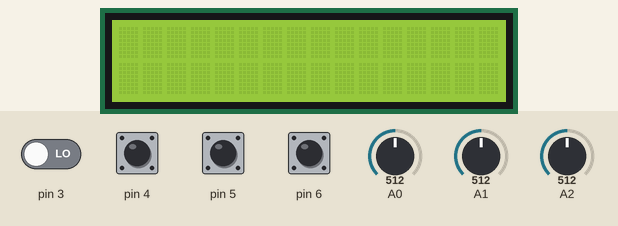
Simulated run of this sketch. Board: Arduino Uno, built with avr-gcc and run on an emulated ATmega328P. Shown: 16×2 character LCD. Inputs (shaded band) come from the test bench; at power-on: pin 4–6 HIGH, pin 3 LOW, A2 = 512, A0 = 512, A1 = 512.

Above: at 1.2 s.
1.3 s: pin 3 driven HIGH
At 1.72 s:
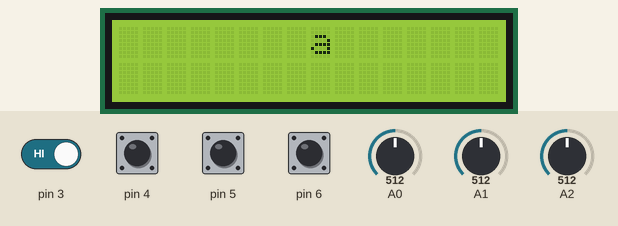
4.3 s: A2 set to 807
5.8 s: A2 set to 834
8.4 s: pin 6 pulled LOW for 0.25 s
At 8.77 s:
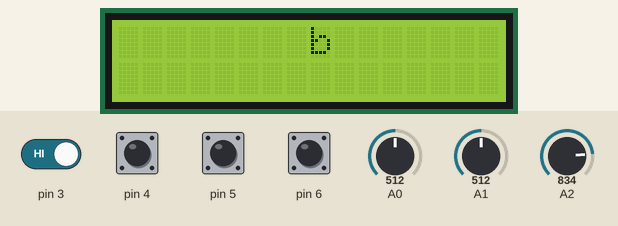
At 9.37 s:
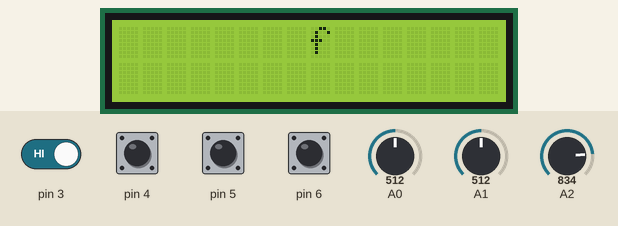
10.8 s: A0 set to 560
13.2 s: A0 set to 593
At 18.67 s:
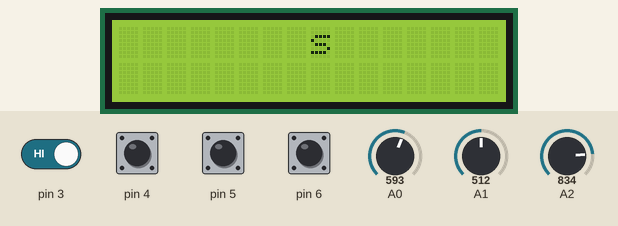

Measured:
- the behaviour switches between 575 and 576 on A0 (found by bisection; images 3 and 4)
- after the input at 1.3 s, the display: changes after 0.27 s (image 1)
- after the input at 13.2 s, the display: first changes at once (image 4 shows a later state)
- what the display in image 4 shows lasts 0.4 s, from 18.5 s to 18.9 s

The sketch:

aaron_barlow_exam_2.ino
```cpp
#include <LiquidCrystal.h>

class TextEditor {
  // Pins
  int pot_pin;
  int x_pin;
  int y_pin;
  int select_pin;
  int uppercase_pin;
  int lowercase_pin;
  int delete_pin;

  // Text editor values
  const int num_rows = 2;
  const int max_chars = 16;
  const int blink_duration = 300;
  unsigned long time_between_blink;
  boolean blinking = false;
  const int cursor_duration = 150;
  unsigned long time_between_cursor_change;
  int current_row = 0;
  int current_col = 0;
  int text_array[2][16];
  const int num_allowed_chars = 66;
  const int allowed_chars[67] = { 97, 98, 99, 100, 101, 102, 103, 104, 105, 106, 107, 108, 109, 110, 111, 112, 113, 114, 115, 116, 117, 118, 119, 120, 121, 122,
                                  65, 66, 67, 68, 69, 70, 71, 72, 73, 74, 75, 76, 77, 78, 79, 80, 81, 82, 83, 84, 85, 86, 87, 88, 89, 90,
                                  48, 49, 50, 51, 52, 53, 54, 55, 56, 57, 33, 44, 46, 63, 32 };
  int current_char_index = 0;
  const int blank_char = 32;
  const int block_char = 255;
  const int null_char = 0;

  // LCD
  LiquidCrystal* lcd;

  public:
    // Constructor
    TextEditor(int _pot_pin, int _x_pin, int _y_pin, int _select_pin, int _uppercase_pin, int _lowercase_pin, int _delete_pin, LiquidCrystal* _lcd) {
      // Set the variables
      pot_pin = _pot_pin;
      x_pin = _x_pin;
      y_pin = _y_pin;
      select_pin = _select_pin;
      uppercase_pin = _uppercase_pin;
      lowercase_pin = _lowercase_pin;
      delete_pin = _delete_pin;
      lcd = _lcd;
      time_between_blink = millis();
      time_between_cursor_change = millis() + cursor_duration;

      // Set the default text array values to the null character
      for(int j = 0; j < num_rows; j++) {
        for(int i = 0; i < max_chars; i++) {
          text_array[j][i] = null_char;
        }
      }

      // Set LCD's columns and rows
      lcd->begin(max_chars, 2);

      // Set the pin modes
      pinMode(select_pin, INPUT_PULLUP);
      pinMode(uppercase_pin, INPUT_PULLUP);
      pinMode(lowercase_pin, INPUT_PULLUP);
    }

    // Update everything required to use the text editor
    void update() {
      // Handle the row, column, and character (i.e where the cursor is)
      handle_cursor();
      // Handle the blink
      handle_blink();
      // Handle the whether the current character was selected
      character_selection();
      // Handle the uppercase button selection
      uppercase_selection();
      // Handle the lowercase button selection
      lowercase_selection();
      // Handle the delete button selection
      delete_selection();
    }

    // After wait some time to prevent unperceivable changes,
    // Get the row, column, and the current character to display
    void handle_cursor() {
      // When the alloted time has elapsed
      if(millis() - time_between_cursor_change >= cursor_duration) {
        // Update the row, column, and character
        get_row();
        get_column();
        get_character();
        // Update the last time the cursor changes occured
        time_between_cursor_change = millis();
      }
    }

    // Update the current cursor position so that the user can "see" where
    // the cursor located. This is accomplished by replacing the current
    // character is with a blank character, waiting, then placing the character back.
    void handle_blink() {
      // When the alloted time has elapsed
      if(millis() - time_between_blink >= blink_duration) {
        // Set row and column respectively
        lcd->setCursor(current_col, current_row);

        // When the blinking is on
        if(blinking) {
          // When the current character is a space
          if(allowed_chars[current_char_index] == 32) {
            // Print the block character
            lcd->print(char(block_char));
          } else { // The character is not a space
            // Print the blank character
            lcd->print(char(blank_char));
          }
        } else { // otherwise, blinking is off
          // Display the current selected character
          lcd->print(char(allowed_chars[current_char_index]));
        }

        // Change the state of the blinker
        blinking = !blinking;
        // Update the last time the blink occured
        time_between_blink = millis();
      }
    }

    // When the select button is pressed, set the current character
    // as the character for that position. Then, increment the
    // current column by one so we can set the next the character.
    void character_selection() {
      // When the select button has been pressed
      if(digitalRead(select_pin) == LOW) {
        // Place the current selected character in the text array at the cursor position
        text_array[current_row][current_col] = allowed_chars[current_char_index];

        // Set the cursor position
        lcd->setCursor(current_col, current_row);
        // Then, solidify the placement of the current character
        lcd->print(char(text_array[current_row][current_col]));

        // Reset the current character (i.e. 'a')
        current_char_index = 0;

        // Prevent the current column index from every going
        // past the text array by checking if we might go past
        if(current_col <= max_chars - 1) {
          // Move the current column position by 1
          current_col += 1;
        }

        // Update the cursor position
        change_cursor_position();
        delay(300);
      }
    }

    // When the uppercase button is pressed, change all characters
    // to uppercase unless they are not a lower case character.
    void uppercase_selection() {
      // When the uppercase button has been pressed
      if(digitalRead(uppercase_pin) == LOW) {

        // Iterate over the 2D text array
        for(int j = 0; j < num_rows; j++) {
          for(int i = 0; i < max_chars; i++) {
            // When the text array's characters are between 97 and 122 (an uppercase letter)
            if(text_array[j][i] >= 97 && text_array[j][i] <= 122) {
              // Subtract 32 so that the uppercase character becomes lowercase
              text_array[j][i] -= 32;
              // Set the cursor position
              lcd->setCursor(i, j);
              // Update the character displayed on the screen
              lcd->print(char(text_array[j][i]));
            }
          }
        }

        // Wait a bit so we don't rerun this block
        delay(200);
      }
    }

    // When the lowercase button is pressed, change all characters
    // to lowercase unless they are not an uppercased character.
    void lowercase_selection() {
      // When the lowercase button has been pressed
      if(digitalRead(lowercase_pin) == LOW) {

        // Iterate over the 2D text array
        for(int j = 0; j < num_rows; j++) {
          for(int i = 0; i < max_chars; i++) {
            // When the text array's characters are between 65 and 90 (a lowercased letter)
            if(text_array[j][i] >= 65 && text_array[j][i] <= 90) {
              // Add 32 so that the lowercased character becomes uppercased
              text_array[j][i] += 32;
              // Set the cursor position
              lcd->setCursor(i, j);
              // Update the character displayed on the screen
              lcd->print(char(text_array[j][i]));
            }
          }
        }

        // Wait a bit so we don't rerun this block
        delay(200);
      }
    }

    // When the delete button is pressed, delete the character
    // where the cursor is, from the text array.
    void delete_selection() {
      // When the delete button has been pressed
      if(digitalRead(delete_pin) == LOW) {
        // Remove the character from the text array
        text_array[current_row][current_col] = 0;
        // Set the cursor position
        lcd->setCursor(current_col, current_row);
        // Then, update the screen display
        lcd->print(char(blank_char));
        // Update the cursor position
        change_cursor_position();
        // Wait a bit so we don't rerun this block
        delay(200);
      }
    }

    // Get the current character from the x value of the joystick.
    // Moving the joystick to the left alphanumerically decrements
    // the current character while moving the joystick right
    // alphanumerically increments the current character.
    void get_character() {
      // Get the x value of the joystick
      int x_value = analogRead(x_pin);
      // Then, map it between 0-10
      x_value = map(x_value, 0, 1023, 0, 10);

      // When the x value is relatively low and we can go down a character
      if(x_value <= 2 && current_char_index >= 1) {
        // Decrement the character (index) and update the cursor position
        current_char_index -= 1;
        change_cursor_position();
      // Otherwise, when the x value is relatively high and we can go up a character
      } else if(x_value >= 8 && current_char_index <= num_allowed_chars - 1) {
        // Increment the character (index) and update the cursor position
        current_char_index += 1;
        change_cursor_position();
      }
    }

    void get_column() {
      // Get the x position of the cursor
      int new_col = analogRead(pot_pin);
      new_col = map(new_col, 0, 1023, 0, max_chars);

      // When the current column does not equal the new column
      if(current_col != new_col) {
        // Update the cursor position
        change_cursor_position();
        // When the current column's value is not null
        if(text_array[current_row][current_col] != 0) {
          // Set the cursor position
          lcd->setCursor(current_col, current_row);
          // Display the origional character back
          lcd->print(char(text_array[current_row][current_col]));
        }

        // Update the current column
        current_col = new_col;
      }
    }

    // Get the row the cursor should be placed on the LCD. This
    // information is aquired through the y position on the joystick.
    // Moving the joystick up sets the row to 0 while moving the
    // joystick down sets the row to 1.
    void get_row() {
      // Get the Y value of the joystick
      int y_value = analogRead(y_pin);
      y_value = map(y_value, 0, 1023, 0, 10);

      // When the y value is relatively low and the row can go up
      if(y_value <= 2 && current_row < 1) {
        // Update the cursor position and set the row to 1
        change_cursor_position();
        current_row = 1;
      // Otherwise, the y value is relatively high and the row can go down
      } else if(y_value >= 8 && current_row >= 1) {
        // Update the cursor position and set the row to 0
        change_cursor_position();
        current_row = 0;
      }
    }

    // Set blinking to off by default. Then, erase the previous character.
    void change_cursor_position() {
      blinking = false;
      // Set the cursor position and print a blank character1
      lcd->setCursor(current_col, current_row);
      lcd->print(char(blank_char));
    }
};

// Initialize the library with the given interface pins
LiquidCrystal lcd(7, 8, 9, 10, 11, 12);

// Initialize the 16 column, 2 row text editor
TextEditor text_editor(A0, A2, A1, 6, 5, 4, 3, &lcd);

// Not needed
void setup() {}

void loop() {
  // Run the text editor
  text_editor.update();
}
```
